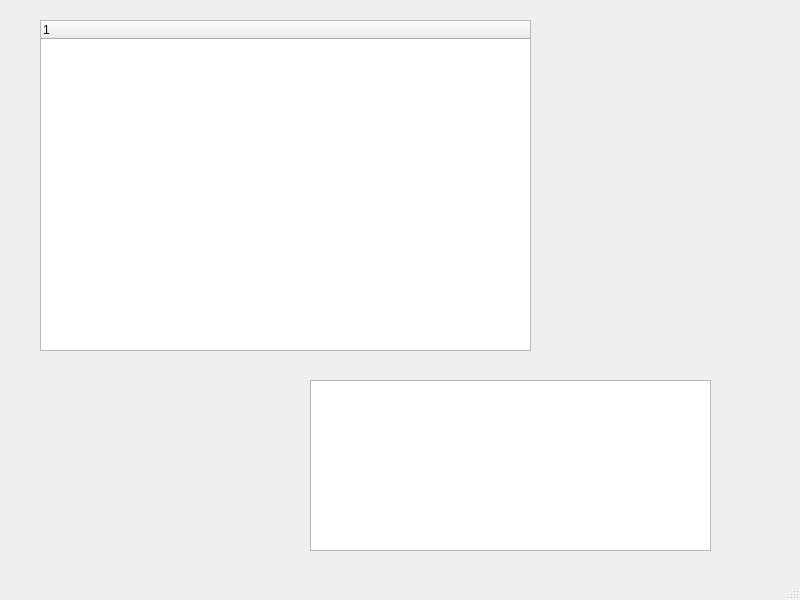
<?xml version="1.0" encoding="UTF-8"?>
<ui version="4.0">
 <class>MainWindow</class>
 <widget class="QMainWindow" name="MainWindow">
  <property name="geometry">
   <rect>
    <x>0</x>
    <y>0</y>
    <width>800</width>
    <height>600</height>
   </rect>
  </property>
  <property name="windowTitle">
   <string>MainWindow</string>
  </property>
  <widget class="QWidget" name="centralwidget">
   <widget class="QTreeWidget" name="treeWidget">
    <property name="geometry">
     <rect>
      <x>40</x>
      <y>20</y>
      <width>491</width>
      <height>331</height>
     </rect>
    </property>
    <column>
     <property name="text">
      <string notr="true">1</string>
     </property>
    </column>
   </widget>
   <widget class="QTextEdit" name="textEdit">
    <property name="geometry">
     <rect>
      <x>310</x>
      <y>380</y>
      <width>401</width>
      <height>171</height>
     </rect>
    </property>
   </widget>
  </widget>
  <widget class="QMenuBar" name="menubar">
   <property name="geometry">
    <rect>
     <x>0</x>
     <y>0</y>
     <width>800</width>
     <height>23</height>
    </rect>
   </property>
  </widget>
  <widget class="QStatusBar" name="statusbar"/>
 </widget>
 <resources/>
 <connections/>
</ui>
